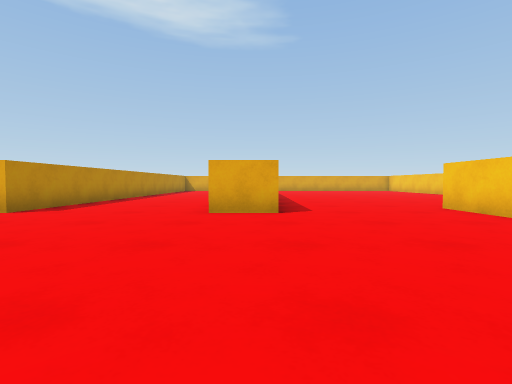
view 1 (above)

24 first-person views from a walk through a scene from a Unity 3-D project. The camera is 0.62 m above the floor, tilts 2° down and sees 85° across. The floor is counted in squares, 1 m on a side. Each view is taken from the middle of a square. On the plan, view 1 faces up. The plan holds only what a view shows up to about 9 squares ahead; the rest is blank.

view 2
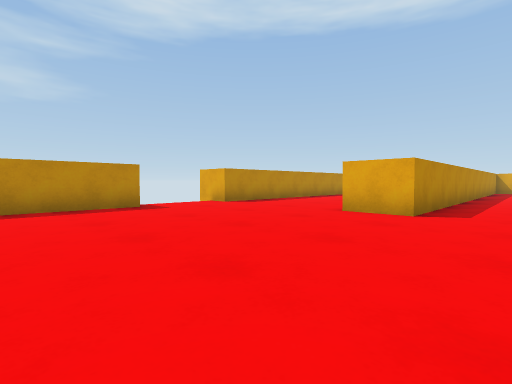

view 3
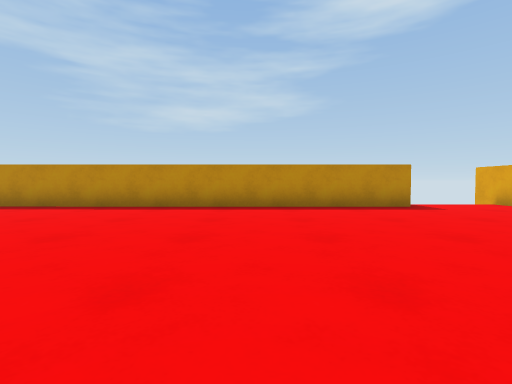

view 4
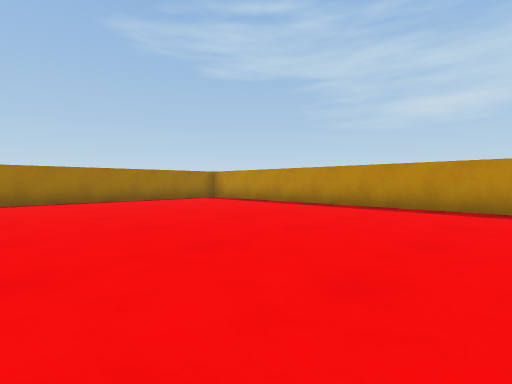

view 5
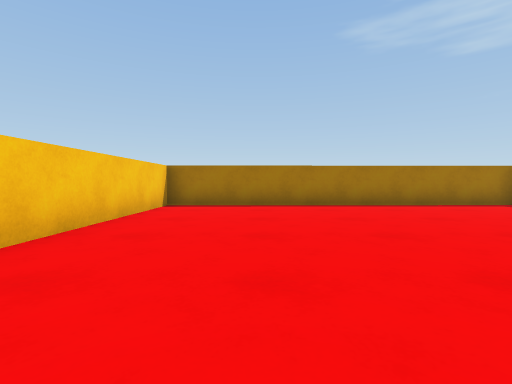

view 6
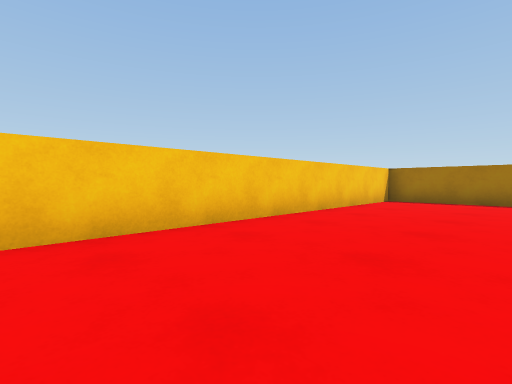

view 7
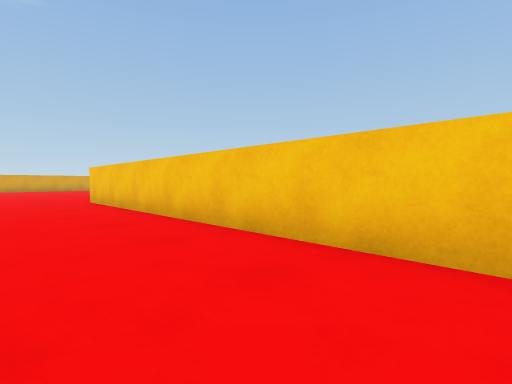

view 8
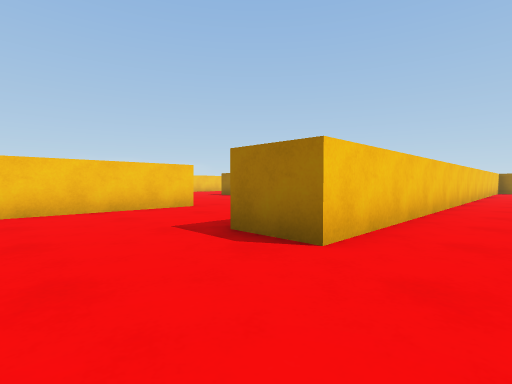

view 9
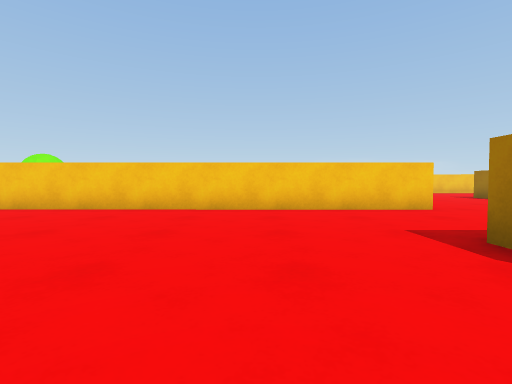

view 10
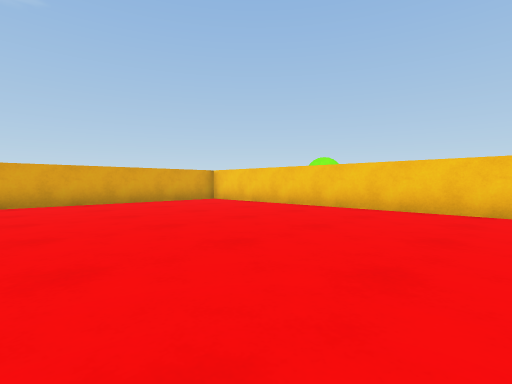

view 11
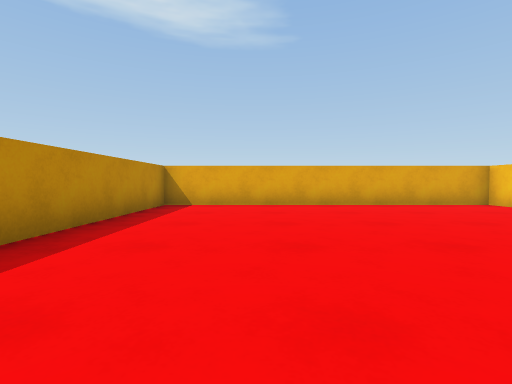

view 12
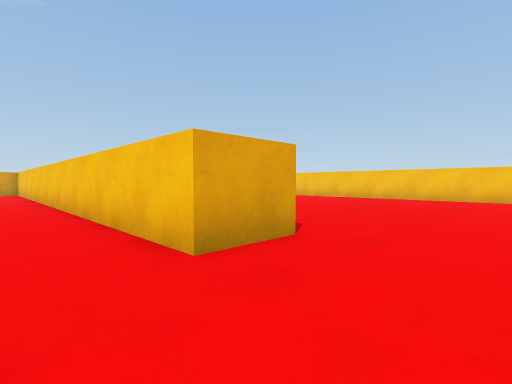

view 13
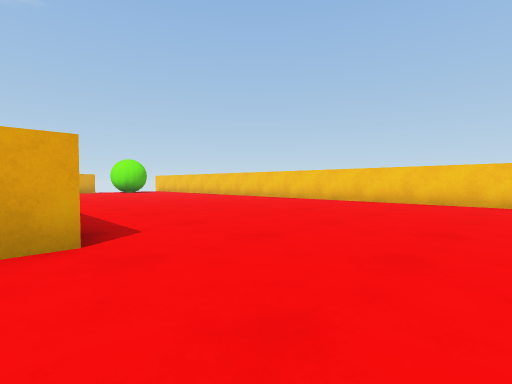

view 14
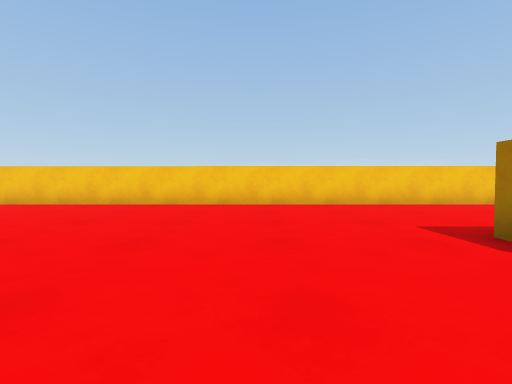

view 15
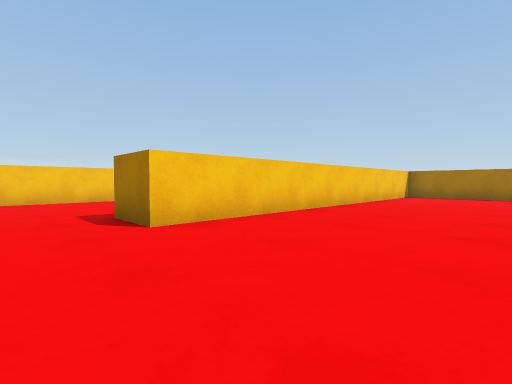

view 16
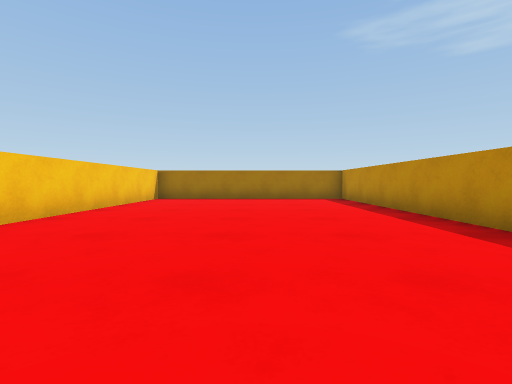

view 17
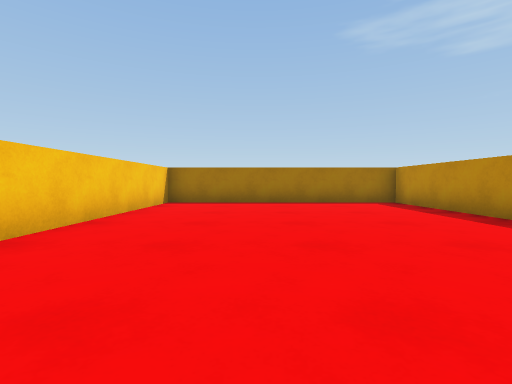

view 18
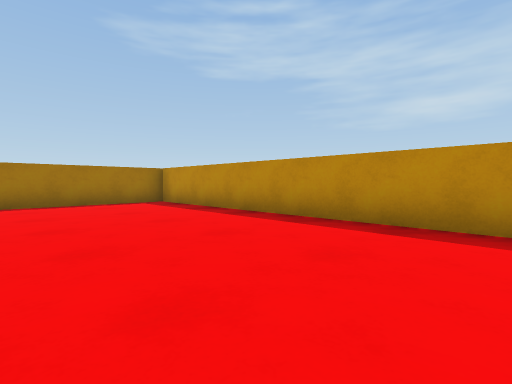

view 19
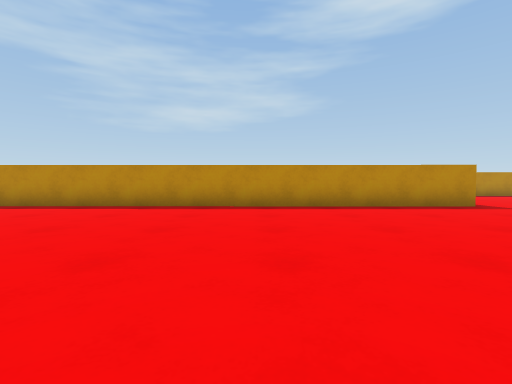

view 20
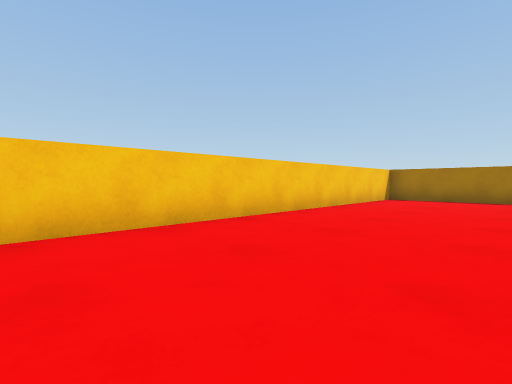

view 21
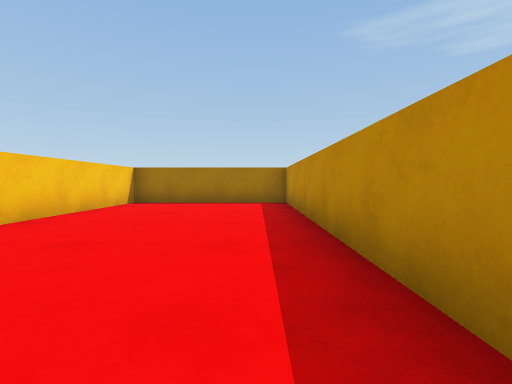

view 22
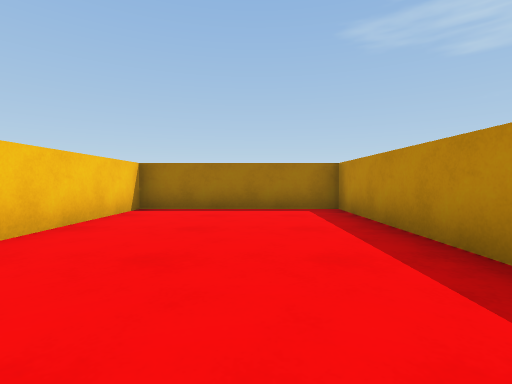

view 23
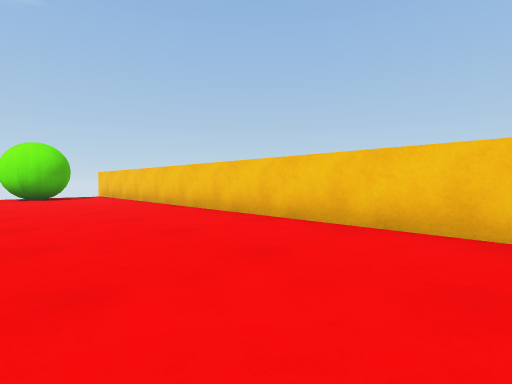

view 24
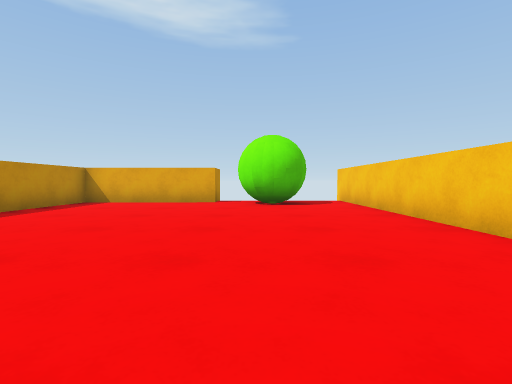

### Floor plan
Points are (right, up) in squares from view 1. A wall is a line through its corners. A room is listed if a view was taken in it or the views show most of it. See-through windows are left out.
Room 1 (views 1, 2, 3, 4, 5, 6, 7, 8, 9, 10, 11)
walls: (0.5, 11.2) (0.5, 5.6) (-0.9, 5.6); (9.3, 5) (9.3, 17.4); (-5, 3) (-5.1, -7.5); (-5, 9.1) (-5, 5.6) (-6.4, 5.6); (9.3, 18.9) (9.3, 19.6) (0.5, 19.6) (0.5, 14.7); (-5, -10.5) (4.4, -10.5) (4.4, 6.6) (5.8, 6.6) (5.8, 5.6)
ways out: opening at (8, 5) to room 2
Room 2 (views 12, 13, 14, 15, 16, 17, 18, 19, 20, 21, 22, 23, 24)
walls: (10.7, 5) (9.3, 5); (14.1, -2.9) (14.1, -10.5) (18.7, -10.4) (18.8, 20); (5.8, 5.6) (5.8, -10.5) (12.7, -10.5) (12.7, 0.3) (14.2, 0.3); (14.8, 19.6) (10.7, 19.6) (10.7, 16.7)
ways out: opening at (8, 5) to room 1
objects: green ball (16, 18) to (17, 19)

Positions as (right, up) in squares from view 1, and headings:
1: (0, 0), facing up
2: (2, 0), facing up-left
3: (2, -1), facing left
4: (2, -1), facing down-left
5: (2, -3), facing down
6: (1, -1), facing down-right
7: (2, -3), facing up-right
8: (3, 9), facing down-right
9: (3, 9), facing right
10: (3, 11), facing up-right
11: (3, 12), facing up
12: (8, 3), facing up-right
13: (10, 2), facing up-right
14: (11, 3), facing right
15: (9, 2), facing down-right
16: (9, 0), facing down
17: (10, -2), facing down
18: (10, -2), facing down-left
19: (13, 1), facing left
20: (15, 0), facing down-right
21: (15, -2), facing down
22: (16, -4), facing down
23: (15, 7), facing up-right
24: (16, 11), facing up
